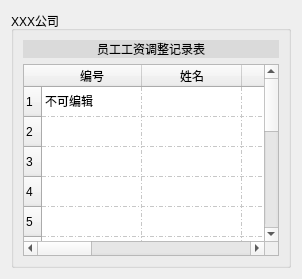
         <widget class="QWidget" name="page_7">
          <layout class="QVBoxLayout" name="verticalLayout_8">
           <item>
            <widget class="QGroupBox" name="groupBox_9">
             <property name="title">
              <string>XXX公司</string>
             </property>
             <layout class="QVBoxLayout" name="verticalLayout_12">
              <item>
               <widget class="QLabel" name="label_54">
                <property name="styleSheet">
                 <string notr="true">background-color: rgb(218, 218, 218);</string>
                </property>
                <property name="text">
                 <string>员工工资调整记录表</string>
                </property>
                <property name="alignment">
                 <set>Qt::AlignCenter</set>
                </property>
               </widget>
              </item>
              <item>
               <widget class="QTableWidget" name="tableWidget">
                <property name="gridStyle">
                 <enum>Qt::DashDotLine</enum>
                </property>
                <property name="rowCount">
                 <number>14</number>
                </property>
                <row/>
                <row/>
                <row/>
                <row/>
                <row/>
                <row/>
                <row/>
                <row/>
                <row/>
                <row/>
                <row/>
                <row/>
                <row/>
                <row/>
                <column>
                 <property name="text">
                  <string>编号</string>
                 </property>
                </column>
                <column>
                 <property name="text">
                  <string>姓名</string>
                 </property>
                </column>
                <column>
                 <property name="text">
                  <string>部门</string>
                 </property>
                </column>
                <column>
                 <property name="text">
                  <string>原工资</string>
                 </property>
                </column>
                <column>
                 <property name="text">
                  <string>调整后</string>
                 </property>
                </column>
                <column>
                 <property name="text">
                  <string>涨幅</string>
                 </property>
                </column>
                <column>
                 <property name="text">
                  <string>操作时间</string>
                 </property>
                </column>
                <column>
                 <property name="text">
                  <string>生效时间</string>
                 </property>
                </column>
                <item row="0" column="0">
                 <property name="text">
                  <string>不可编辑</string>
                 </property>
                </item>
                <item row="1" column="0">
                 <property name="text">
                  <string/>
                 </property>
                </item>
                <item row="2" column="2">
                 <property name="text">
                  <string/>
                 </property>
                </item>
               </widget>
              </item>
             </layout>
            </widget>
           </item>
          </layout>
         </widget>
